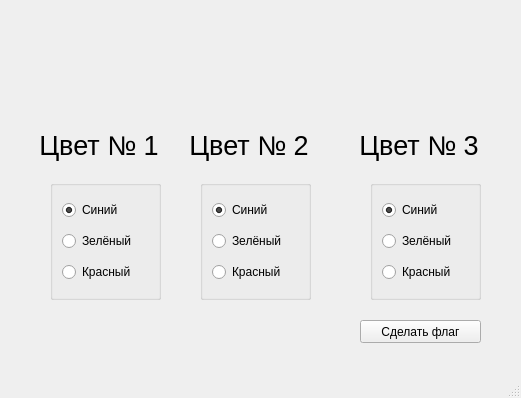
<?xml version="1.0" encoding="UTF-8"?>
<ui version="4.0">
 <class>MainWindow</class>
 <widget class="QMainWindow" name="MainWindow">
  <property name="enabled">
   <bool>true</bool>
  </property>
  <property name="geometry">
   <rect>
    <x>0</x>
    <y>0</y>
    <width>521</width>
    <height>398</height>
   </rect>
  </property>
  <property name="sizePolicy">
   <sizepolicy hsizetype="Minimum" vsizetype="Minimum">
    <horstretch>0</horstretch>
    <verstretch>0</verstretch>
   </sizepolicy>
  </property>
  <property name="minimumSize">
   <size>
    <width>521</width>
    <height>398</height>
   </size>
  </property>
  <property name="maximumSize">
   <size>
    <width>521</width>
    <height>398</height>
   </size>
  </property>
  <property name="windowTitle">
   <string>Текстовый флаг</string>
  </property>
  <widget class="QWidget" name="centralwidget">
   <widget class="QGroupBox" name="verticalGroupBox">
    <property name="geometry">
     <rect>
      <x>50</x>
      <y>180</y>
      <width>111</width>
      <height>120</height>
     </rect>
    </property>
    <layout class="QVBoxLayout" name="verticalLayout">
     <item>
      <widget class="QRadioButton" name="radioButton_2">
       <property name="text">
        <string>Синий</string>
       </property>
       <property name="checked">
        <bool>true</bool>
       </property>
      </widget>
     </item>
     <item>
      <widget class="QRadioButton" name="radioButton_3">
       <property name="text">
        <string>Зелёный</string>
       </property>
      </widget>
     </item>
     <item>
      <widget class="QRadioButton" name="radioButton">
       <property name="text">
        <string>Красный</string>
       </property>
      </widget>
     </item>
    </layout>
   </widget>
   <widget class="QLabel" name="label">
    <property name="geometry">
     <rect>
      <x>20</x>
      <y>130</y>
      <width>158</width>
      <height>49</height>
     </rect>
    </property>
    <property name="font">
     <font>
      <pointsize>20</pointsize>
     </font>
    </property>
    <property name="text">
     <string>Цвет № 1</string>
    </property>
    <property name="alignment">
     <set>Qt::AlignHCenter|Qt::AlignTop</set>
    </property>
    <property name="margin">
     <number>8</number>
    </property>
   </widget>
   <widget class="QGroupBox" name="verticalGroupBox_2">
    <property name="geometry">
     <rect>
      <x>200</x>
      <y>180</y>
      <width>111</width>
      <height>120</height>
     </rect>
    </property>
    <layout class="QVBoxLayout" name="verticalLayout_2">
     <item>
      <widget class="QRadioButton" name="radioButton_4">
       <property name="text">
        <string>Синий</string>
       </property>
       <property name="checked">
        <bool>true</bool>
       </property>
      </widget>
     </item>
     <item>
      <widget class="QRadioButton" name="radioButton_5">
       <property name="text">
        <string>Зелёный</string>
       </property>
      </widget>
     </item>
     <item>
      <widget class="QRadioButton" name="radioButton_6">
       <property name="text">
        <string>Красный</string>
       </property>
      </widget>
     </item>
    </layout>
   </widget>
   <widget class="QLabel" name="label_2">
    <property name="geometry">
     <rect>
      <x>170</x>
      <y>130</y>
      <width>158</width>
      <height>49</height>
     </rect>
    </property>
    <property name="font">
     <font>
      <pointsize>20</pointsize>
     </font>
    </property>
    <property name="text">
     <string>Цвет № 2</string>
    </property>
    <property name="alignment">
     <set>Qt::AlignHCenter|Qt::AlignTop</set>
    </property>
    <property name="margin">
     <number>8</number>
    </property>
   </widget>
   <widget class="QLabel" name="label_3">
    <property name="geometry">
     <rect>
      <x>340</x>
      <y>130</y>
      <width>158</width>
      <height>49</height>
     </rect>
    </property>
    <property name="font">
     <font>
      <pointsize>20</pointsize>
     </font>
    </property>
    <property name="text">
     <string>Цвет № 3</string>
    </property>
    <property name="alignment">
     <set>Qt::AlignHCenter|Qt::AlignTop</set>
    </property>
    <property name="margin">
     <number>8</number>
    </property>
   </widget>
   <widget class="QGroupBox" name="verticalGroupBox_3">
    <property name="geometry">
     <rect>
      <x>370</x>
      <y>180</y>
      <width>111</width>
      <height>120</height>
     </rect>
    </property>
    <layout class="QVBoxLayout" name="verticalLayout_3">
     <item>
      <widget class="QRadioButton" name="radioButton_7">
       <property name="text">
        <string>Синий</string>
       </property>
       <property name="checked">
        <bool>true</bool>
       </property>
      </widget>
     </item>
     <item>
      <widget class="QRadioButton" name="radioButton_8">
       <property name="text">
        <string>Зелёный</string>
       </property>
      </widget>
     </item>
     <item>
      <widget class="QRadioButton" name="radioButton_9">
       <property name="text">
        <string>Красный</string>
       </property>
      </widget>
     </item>
    </layout>
   </widget>
   <widget class="QPushButton" name="pushButton">
    <property name="geometry">
     <rect>
      <x>360</x>
      <y>320</y>
      <width>121</width>
      <height>23</height>
     </rect>
    </property>
    <property name="text">
     <string>Сделать флаг</string>
    </property>
   </widget>
   <widget class="QLabel" name="label_4">
    <property name="geometry">
     <rect>
      <x>20</x>
      <y>330</y>
      <width>311</width>
      <height>16</height>
     </rect>
    </property>
    <property name="font">
     <font>
      <pointsize>10</pointsize>
     </font>
    </property>
    <property name="text">
     <string/>
    </property>
   </widget>
  </widget>
  <widget class="QMenuBar" name="menubar">
   <property name="geometry">
    <rect>
     <x>0</x>
     <y>0</y>
     <width>521</width>
     <height>21</height>
    </rect>
   </property>
  </widget>
  <widget class="QStatusBar" name="statusbar"/>
 </widget>
 <resources/>
 <connections/>
</ui>
